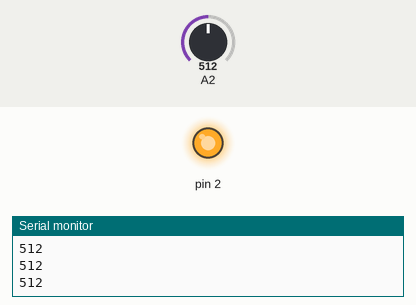
The sketch below on a simulated Arduino Uno, built with avr-gcc and run on an emulated ATmega328P. On the bench: output pins drawn as LEDs (lit = HIGH), the last lines printed to the serial monitor. Inputs (shaded band) come from the test bench; at power-on: A2 = 512.

Above: at 1.2 s.
1.3 s: A2 set to 309
2.8 s: A2 set to 285
At 3.6 s:
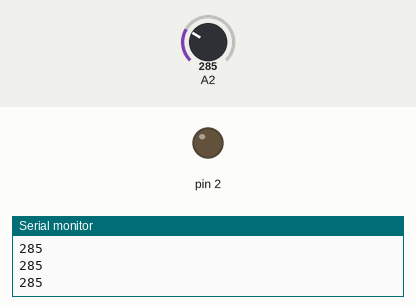
4.3 s: A2 set to 306
At 4.9 s:
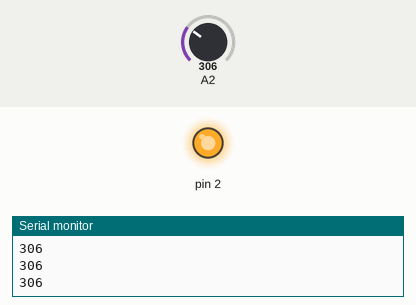
5.8 s: A2 set to 122
At 6.2 s:
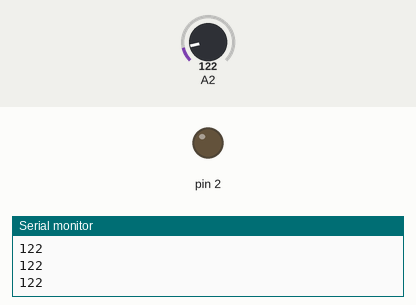
Timing chart, 0 to 8.3 s (numbered marks = the images above; inputs shaded):
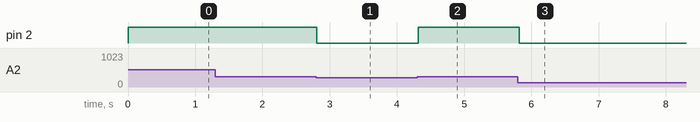

Measured:
- the behaviour switches between 302 and 301 on A2 (found by bisection; images 0 and 1)
- after the input at 2.8 s, pin 2: HIGH → LOW at once
- after the input at 4.3 s, pin 2: LOW → HIGH at once
- after the input at 5.8 s, pin 2: HIGH → LOW at once

The sketch:

LDR-LED.ino
```cpp
void setup() {
  pinMode(A2,INPUT);
  pinMode(2,OUTPUT);
  Serial.begin(9600);
}

void loop() {
  int value=analogRead(A2);
  Serial.println(value);
  int led=map(value,0,600,0,255);
  analogWrite(2,led);
  delay(100);
}
```
